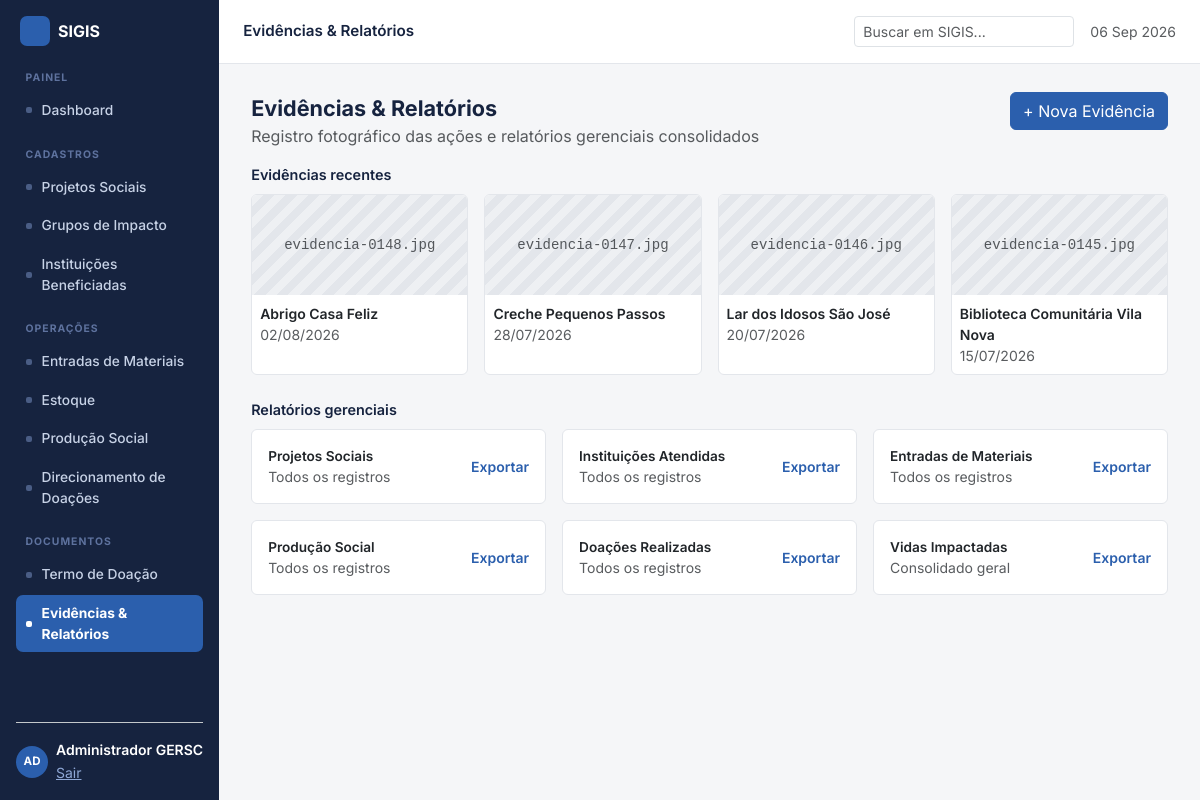
The page /evidencias.php (signed in) on the database its author committed.
### tables this page shows
CREATE TABLE evidencias (
  id INT AUTO_INCREMENT PRIMARY KEY,
  instituicao_id INT,
  arquivo VARCHAR(255) NOT NULL,
  data_evidencia DATE NOT NULL,
  FOREIGN KEY (instituicao_id) REFERENCES instituicoes(id)
);

CREATE TABLE instituicoes (
  id INT AUTO_INCREMENT PRIMARY KEY,
  nome VARCHAR(150) NOT NULL,
  cnpj VARCHAR(20) NOT NULL,
  bairro VARCHAR(100),
  responsavel VARCHAR(150),
  tipo VARCHAR(100),
  acolhimento TINYINT(1) NOT NULL DEFAULT 0
);

### includes/functions.php (called while the page is built, shortened)
<?php
function e($s) {
    return htmlspecialchars((string)$s, ENT_QUOTES, 'UTF-8');
}

### evidencias.php (the view, shortened to what this page needs)
<?php
require_once __DIR__ . '/includes/bootstrap.php';
$sql = "SELECT ev.*, i.nome as instituicao_nome FROM evidencias ev LEFT JOIN instituicoes i ON i.id = ev.instituicao_id ORDER BY ev.data_evidencia DESC, ev.id DESC LIMIT 8";
$evidencias = $pdo->query($sql)->fetchAll();
$relatorios = array(
    array('nome' => 'Projetos Sociais', 'periodo' => 'Todos os registros', 'tipo' => 'projetos'),
    array('nome' => 'Instituições Atendidas', 'periodo' => 'Todos os registros', 'tipo' => 'instituicoes'),
    array('nome' => 'Entradas de Materiais', 'periodo' => 'Todos os registros', 'tipo' => 'entradas'),
    array('nome' => 'Produção Social', 'periodo' => 'Todos os registros', 'tipo' => 'producao'),
    array('nome' => 'Doações Realizadas', 'periodo' => 'Todos os registros', 'tipo' => 'doacoes'),
    array('nome' => 'Vidas Impactadas', 'periodo' => 'Consolidado geral', 'tipo' => 'vidas'),
);
require __DIR__ . '/includes/layout_top.php';
?>
<div class="d-flex justify-content-between align-items-start mb-3">
  <div>
    <div class="fw-bold" style="font-size:1.35rem">Evidências &amp; Relatórios</div>
    <div class="text-muted">Registro fotográfico das ações e relatórios gerenciais consolidados</div>
  </div>
  <button class="btn btn-sigis" data-bs-toggle="modal" data-bs-target="#modalEvidencia">+ Nova Evidência</button>
</div>
<div class="fw-semibold mb-2" style="font-size:.9rem">Evidências recentes</div>
<div class="row g-3 mb-4">
  <?php foreach ($evidencias as $ev) {
      $path = 'uploads/evidencias/' . $ev['arquivo'];
      $exists = file_exists(__DIR__ . '/' . $path);
  ?>
    <div class="col-6 col-md-3">
      <div class="card h-100 overflow-hidden">
        <div class="evid-thumb">
          <?php if ($exists) { ?>
            <img src="<?php echo e($path); ?>" alt="">
          <?php } else { ?>
            <div class="small font-monospace text-muted"><?php echo e($ev['arquivo']); ?></div>
          <?php } ?>
        </div>
        <div class="p-2">
          <div class="small fw-semibold text-dark"><?php echo e($ev['instituicao_nome'] ?: '—'); ?></div>
          <div class="small text-muted"><?php echo e(date('d/m/Y', strtotime($ev['data_evidencia']))); ?></div>
        </div>
      </div>
    </div>
  <?php } ?>
</div>
<div class="fw-semibold mb-2" style="font-size:.9rem">Relatórios gerenciais</div>
<div class="row g-3">
  <?php foreach ($relatorios as $r) { ?>
    <div class="col-md-4">
      <div class="card p-3 d-flex flex-row justify-content-between align-items-center">
        <div>
          <div class="fw-semibold" style="font-size:.85rem"><?php echo e($r['nome']); ?></div>
          <div class="small text-muted"><?php echo e($r['periodo']); ?></div>
        </div>
        <a class="small fw-semibold text-decoration-none" style="color:var(--blue)" href="relatorios_exportar.php?tipo=<?php echo e($r['tipo']); ?>">Exportar</a>
      </div>
    </div>
  <?php } ?>
</div>
<?php require __DIR__ . '/includes/layout_bottom.php'; ?>

### assets/css/style.css (style rules this page uses)
:root { --navy:#16233F; --blue:#2B5FAD; --blue-dark:#1E4685; --blue-mid:#5B85C4; --blue-light:#8FA8D6; --blue-pale:#C7D4EA; --bg:#F5F6F8; --border:#E3E6EB; --border-light:#F0F1F4; --muted:#667085; --muted2:#98A2B3; --green:#2E8B57; --green-bg:#E8F5EC; --orange:#C1662F; --orange-bg:#FBEDE3; --red:#9B2C2C; --red-bg:#F3E7E7; --accent-bg:#EAF1FB; --accent-text:#1E4685; }
body { background:var(--bg);font-family:'Inter',system-ui,-apple-system,sans-serif;color:var(--navy) }
a { color:var(--blue) }
.btn-sigis { background:var(--blue);border-color:var(--blue);color:#fff }
.card { border-color:var(--border) }
.evid-thumb { height:100px;background:repeating-linear-gradient(135deg,#EEF0F3,#EEF0F3 8px,#E3E6EB 8px,#E3E6EB 16px);display:flex;align-items:center;justify-content:center }

### rows shown on the page
evidencias: arquivo "evidencia-0148.jpg", instituicao.nome "Abrigo Casa Feliz", data_evidencia "02/08/2026"
evidencias: arquivo "evidencia-0147.jpg", instituicao.nome "Creche Pequenos Passos", data_evidencia "28/07/2026"
evidencias: arquivo "evidencia-0146.jpg", instituicao.nome "Lar dos Idosos São José", data_evidencia "20/07/2026"
evidencias: arquivo "evidencia-0145.jpg", instituicao.nome "Biblioteca Comunitária Vila Nova", data_evidencia "15/07/2026"

### other values the page prints
$group['label'] "PAINEL"
$item['label'] "Dashboard"
$group['label'] "CADASTROS"
$item['label'] "Projetos Sociais"
$item['label'] "Grupos de Impacto"
$item['label'] "Instituições Beneficiadas"
$group['label'] "OPERAÇÕES"
$item['label'] "Entradas de Materiais"
$item['label'] "Estoque"
$item['label'] "Produção Social"
$item['label'] "Direcionamento de Doações"
$group['label'] "DOCUMENTOS"
$item['label'] "Termo de Doação"
$item['label'] "Evidências & Relatórios"
$u['nome'] "Administrador GERSC"
